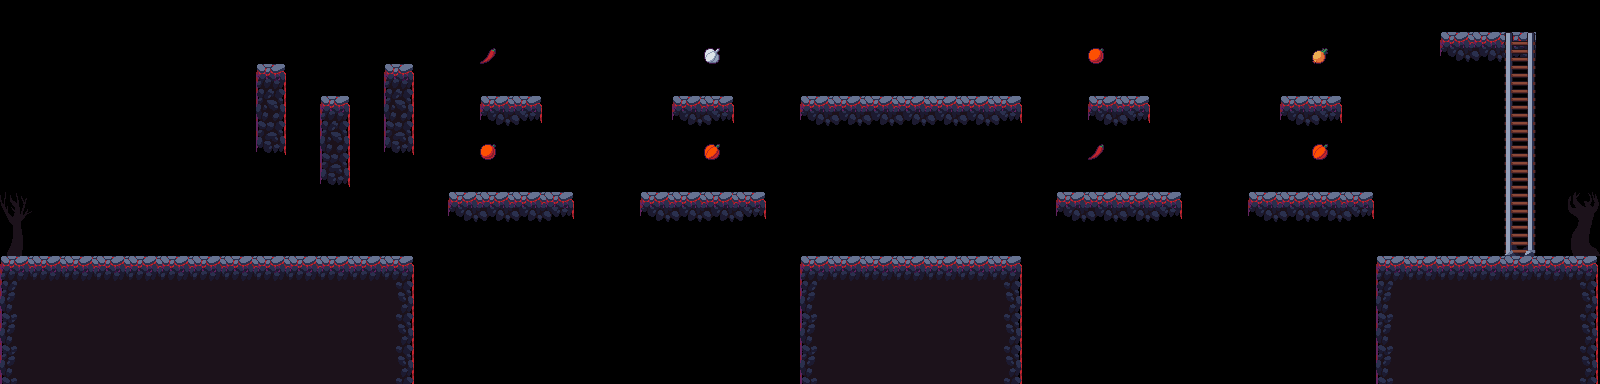

This is a level from a 2D game, rendered from its Tiled map with the project's own tilesets. A one-line summary and the map file follow, with tile-layer data summarised:
An orthogonal 50x12 tile map with 32x32 px tiles, 3 tile layers (env, floor, items), 6 tilesets and 17 objects (5x coin, 3x trap_spikes, 2x key, revivePoint, door, ...).

<map version="1.0" tiledversion="1.1.6" orientation="orthogonal" renderorder="right-down" width="50" height="12" tilewidth="32" tileheight="32" infinite="0" nextobjectid="35">
 <tileset firstgid="1" source="food.tsx" />
 <tileset firstgid="9" source="grass.tsx" />
 <tileset firstgid="20" source="ladder.tsx" />
 <tileset firstgid="26" source="rock.tsx" />
 <tileset firstgid="30" source="threes.tsx" />
 <tileset firstgid="34" source="Tileset.tsx" />
 <layer name="env" width="50" height="12">
  <data>[600 cells, 2 non-empty, 2 distinct tile ids]</data>
 </layer>
 <layer name="floor" width="50" height="12">
  <data>[600 cells, 151 non-empty, 12 distinct tile ids]</data>
 </layer>
 <layer name="items" width="50" height="12">
  <data>[600 cells, 15 non-empty, 8 distinct tile ids]</data>
 </layer>
 <objectgroup name="obj">
  <object id="3" name="revivePoint" x="77" y="256.23" width="9.125" height="7.125">
   <properties>
    <property name="kind" value="revivePoint" />
    <property name="prefab" value="vol_revivepoint" />
   </properties>
  </object>
  <object id="9" name="door" x="1443" y="188">
   <properties>
    <property name="kind" value="Door" />
    <property name="prefab" value="portal" />
    <property name="roll" value="100" />
    <property name="target" value="ext_vol2" />
   </properties>
  </object>
  <object id="19" name="key" x="1584.5" y="88.1667">
   <properties>
    <property name="count" value="1" />
    <property name="kind" value="Key" />
    <property name="prefab" value="vol_mh_key" />
    <property name="target" value="TreasureBox" />
   </properties>
  </object>
  <object id="25" name="coin" x="848" y="202.606">
   <properties>
    <property name="id" value="10000101" />
    <property name="kind" value="coin" />
    <property name="num" type="int" value="2" />
    <property name="px" type="int" value="0" />
    <property name="py" type="int" value="40" />
    <property name="rot" value="0" />
    <property name="shape" value="line" />
   </properties>
   <ellipse />
  </object>
  <object id="26" name="coin" x="976.697" y="202.273">
   <properties>
    <property name="id" value="10000101" />
    <property name="kind" value="coin" />
    <property name="num" type="int" value="2" />
    <property name="px" type="int" value="0" />
    <property name="py" type="int" value="40" />
    <property name="rot" value="0" />
    <property name="shape" value="line" />
   </properties>
   <ellipse />
  </object>
  <object id="27" name="coin" x="854" y="35.3333">
   <properties>
    <property name="id" value="10000101" />
    <property name="kind" value="coin" />
    <property name="num" type="int" value="5" />
    <property name="px" type="int" value="50" />
    <property name="py" type="int" value="0" />
    <property name="rot" value="0" />
    <property name="shape" value="line" />
   </properties>
   <ellipse />
  </object>
  <object id="28" name="trap_spikes" x="511.143" y="96.0938" width="20.1596" height="16.8905">
   <properties>
    <property name="kind" value="trap" />
    <property name="prefab" value="spikes" />
   </properties>
  </object>
  <object id="29" name="trap_spikes" x="697.269" y="192.35" width="20.1596" height="16.8905">
   <properties>
    <property name="kind" value="trap" />
    <property name="prefab" value="spikes" />
   </properties>
  </object>
  <object id="30" name="ladder" x="1519.59" y="31.913">
   <properties>
    <property name="kind" value="ladder" />
    <property name="prefab" value="trigger_ladder_down" />
   </properties>
  </object>
  <object id="31" name="trap_spikes" x="1449.35" y="32.0775" width="20.1596" height="16.8905">
   <properties>
    <property name="kind" value="trap" />
    <property name="prefab" value="spikes" />
   </properties>
  </object>
  <object id="32" name="key" x="335" y="82">
   <properties>
    <property name="count" value="1" />
    <property name="kind" value="Key" />
    <property name="prefab" value="vol_mh_key" />
    <property name="target" value="TreasureBox" />
   </properties>
  </object>
  <object id="33" name="coin" x="271" y="48">
   <properties>
    <property name="id" value="10000101" />
    <property name="kind" value="coin" />
    <property name="num" type="int" value="1" />
    <property name="px" type="int" value="0" />
    <property name="py" type="int" value="0" />
    <property name="rot" value="0" />
    <property name="shape" value="line" />
   </properties>
   <ellipse />
  </object>
  <object id="34" name="coin" x="399.5" y="48.5">
   <properties>
    <property name="id" value="10000101" />
    <property name="kind" value="coin" />
    <property name="num" type="int" value="1" />
    <property name="px" type="int" value="0" />
    <property name="py" type="int" value="0" />
    <property name="rot" value="0" />
    <property name="shape" value="line" />
   </properties>
   <ellipse />
  </object>
 </objectgroup>
 <objectgroup name="born">
  <object id="1" name="hero" x="46.5783" y="241.374" width="10.1457" height="9.7851">
   <properties>
    <property name="kind" value="hero" />
   </properties>
  </object>
  <object id="15" name="skeleton" x="304.06" y="255.781" width="16.4456" height="11.0359">
   <properties>
    <property name="kind" value="mob" />
    <property name="mob" value="skeleton" />
   </properties>
  </object>
  <object id="23" name="hellhound" x="914.277" y="96.4821" width="16.4456" height="11.0359">
   <properties>
    <property name="kind" value="mob" />
    <property name="mob" value="hellhound" />
   </properties>
  </object>
  <object id="24" name="zombie" x="900.527" y="256.232" width="16.4456" height="11.0359">
   <properties>
    <property name="kind" value="mob" />
    <property name="mob" value="zombie" />
   </properties>
  </object>
 </objectgroup>
</map>
